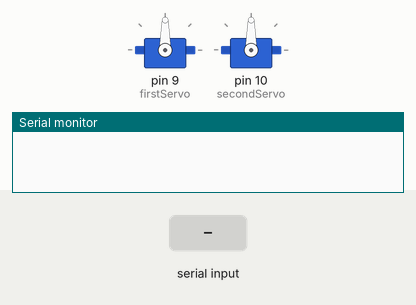
Recording of a sketch running on a simulated Arduino Leonardo, built with avr-gcc and run on an emulated ATmega32U4. Parts: 2 × servo, the last lines printed to the serial monitor. Inputs (shaded band) come from the test bench.

Above: at 1.2 s.
1.3 s: byte 119 (0x77) received over Serial
At 2.1 s:
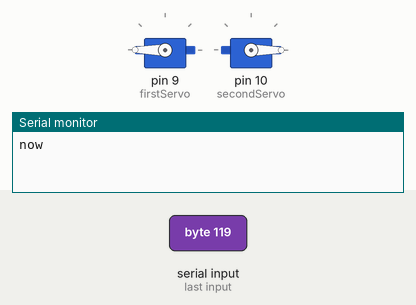
2.8 s: byte 115 (0x73) received over Serial
At 3.2 s:
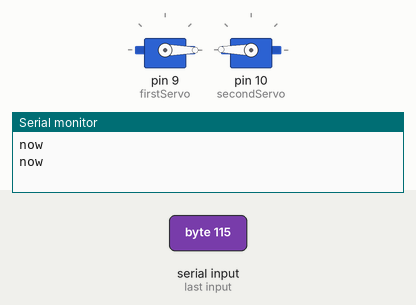
4.3 s: byte 97 (0x61) received over Serial
At 5.5 s:
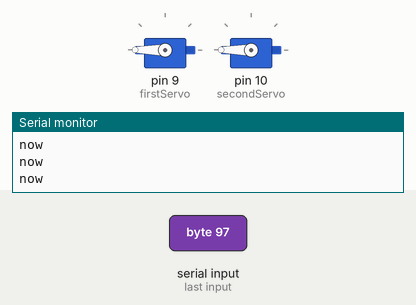
5.8 s: byte 100 (0x64) received over Serial
At 6.7 s:
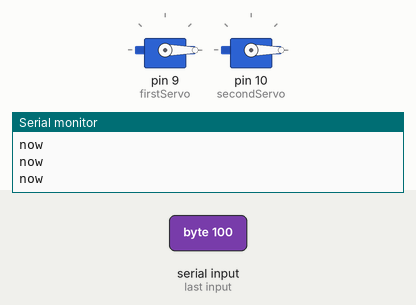
Timing chart, 0 to 8.3 s (numbered marks = the images above; inputs shaded):
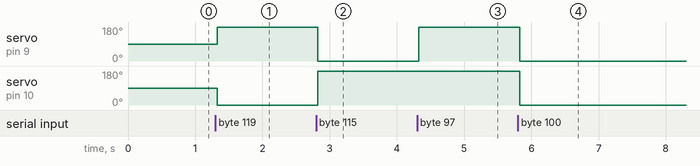

The sketch:

sketch_apr22b.ino
```cpp
// Carson Gedeus
// sketch_apr22b.ino
// Robots source-code for Arduino

#include <Esplora.h>
#include <Servo.h>

Servo firstServo;
Servo secondServo;
Servo earlyServos[5];

#define SERVO_TO_PIN(x) (x+2)

int pos = 0;
int ServoNum;

void setup() {
Serial.begin(9600);
/* for(ServoNum=0; ServoNum<4; ServoNum++)
  {
    earlyServos[ServoNum].attach(SERVO_TO_PIN(ServoNum));
  }
*/
  firstServo.attach(9);
  secondServo.attach(10);
}

void loop() {

  while(Serial.available())
  {
    char push = Serial.read();
    char conv;// = Serial.read();

    if(push == 0x77)   //w - move forwards
    {
      for(pos=0; pos<=180; pos+=1)
      {
        firstServo.write(pos);
      }
      for(pos=180; pos>=0; pos-=1)
      {
        secondServo.write(pos);
      }
    }

    else if(push == 0x73)  //s - move backwards
    {
      for(pos=180; pos>=0; pos-=1)
      {
        firstServo.write(pos);
      }
      for(pos=0; pos<180; pos+=1)
      {
        secondServo.write(pos);
      }
    }

    else if(push == 0x61)   //a - Go left
    {
      for(pos=0; pos<=180; pos+=1)
      {
        firstServo.write(pos);
        secondServo.write(pos);
      }
    }

    else if(push == 0x64)   //d - Go right
    {
      for(pos=180; pos>=0; pos-=1)
      {
        firstServo.write(pos);
        secondServo.write(pos);
      }
    }
/*
    else if(push == 0x6A)   //J
    {
      earlyServos[5].write(90);
    }

    else if(push == 0x6B)   //K
    {
      earlyServos[5].write(-90);
    }
*/
    else if(push == 0x70)   //p - stop forever
    {
      firstServo.detach();
      secondServo.detach();
      earlyServos[ServoNum].detach();
    }
/*  for(ServoNum=0; ServoNum<=4; ServoNum++)
    {
      earlyServos[ServoNum].write(conv);
    }
*/
    Serial.println("now");
  }
}
```

Measured:
- after the input at 1.3 s, servo on pin 9 (firstServo): 90° → 180° at once; servo on pin 10 (secondServo): 90° → 0° at once
- after the input at 2.8 s, servo on pin 9 (firstServo): 180° → 0° at once; servo on pin 10 (secondServo): 0° → 179° at once
- after the input at 4.3 s, servo on pin 9 (firstServo): 0° → 180° at once; servo on pin 10 (secondServo): 179° → 180° at once
- after the input at 5.8 s, servo on pin 9 (firstServo), servo on pin 10 (secondServo): 180° → 0° at once
